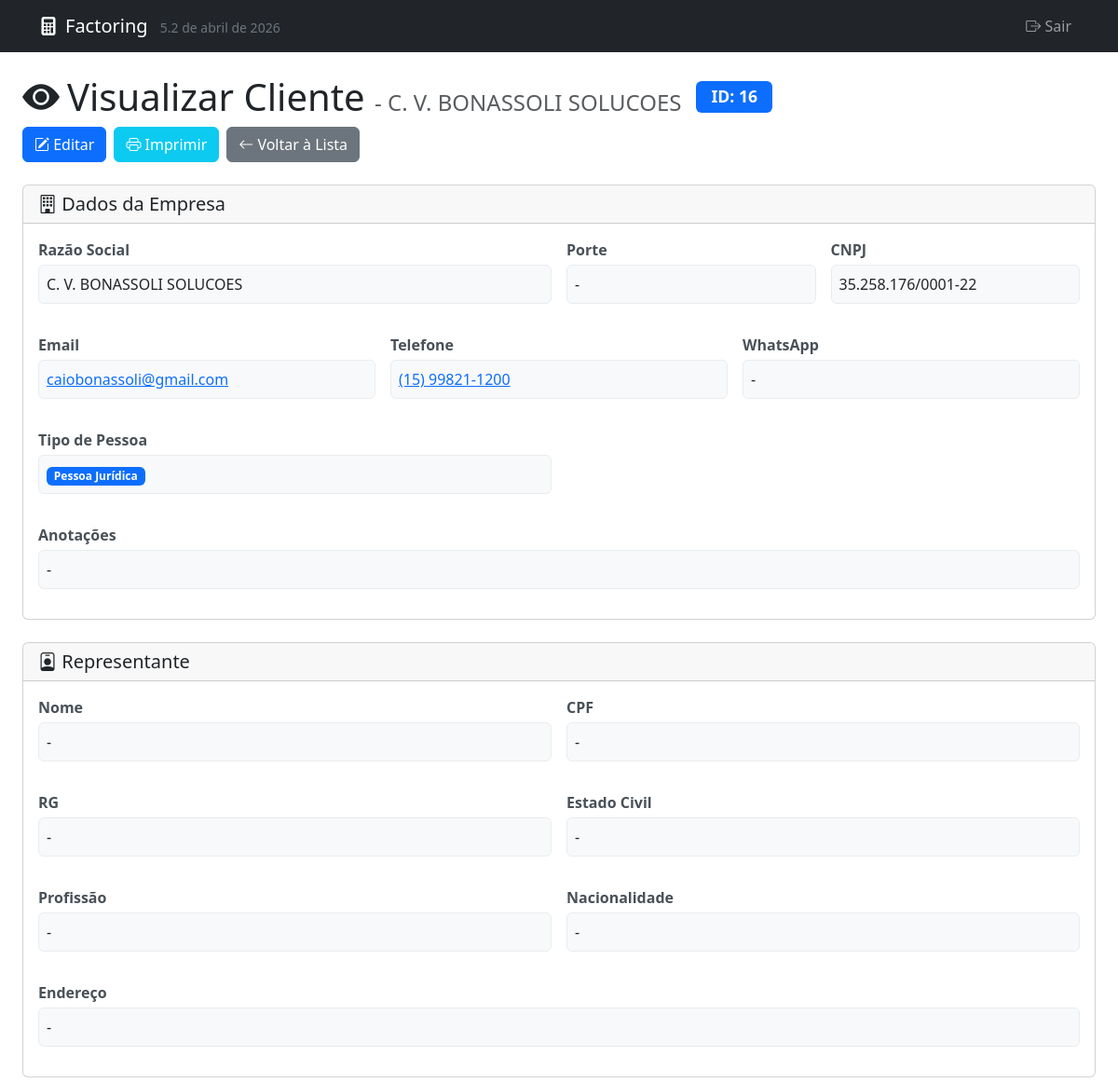
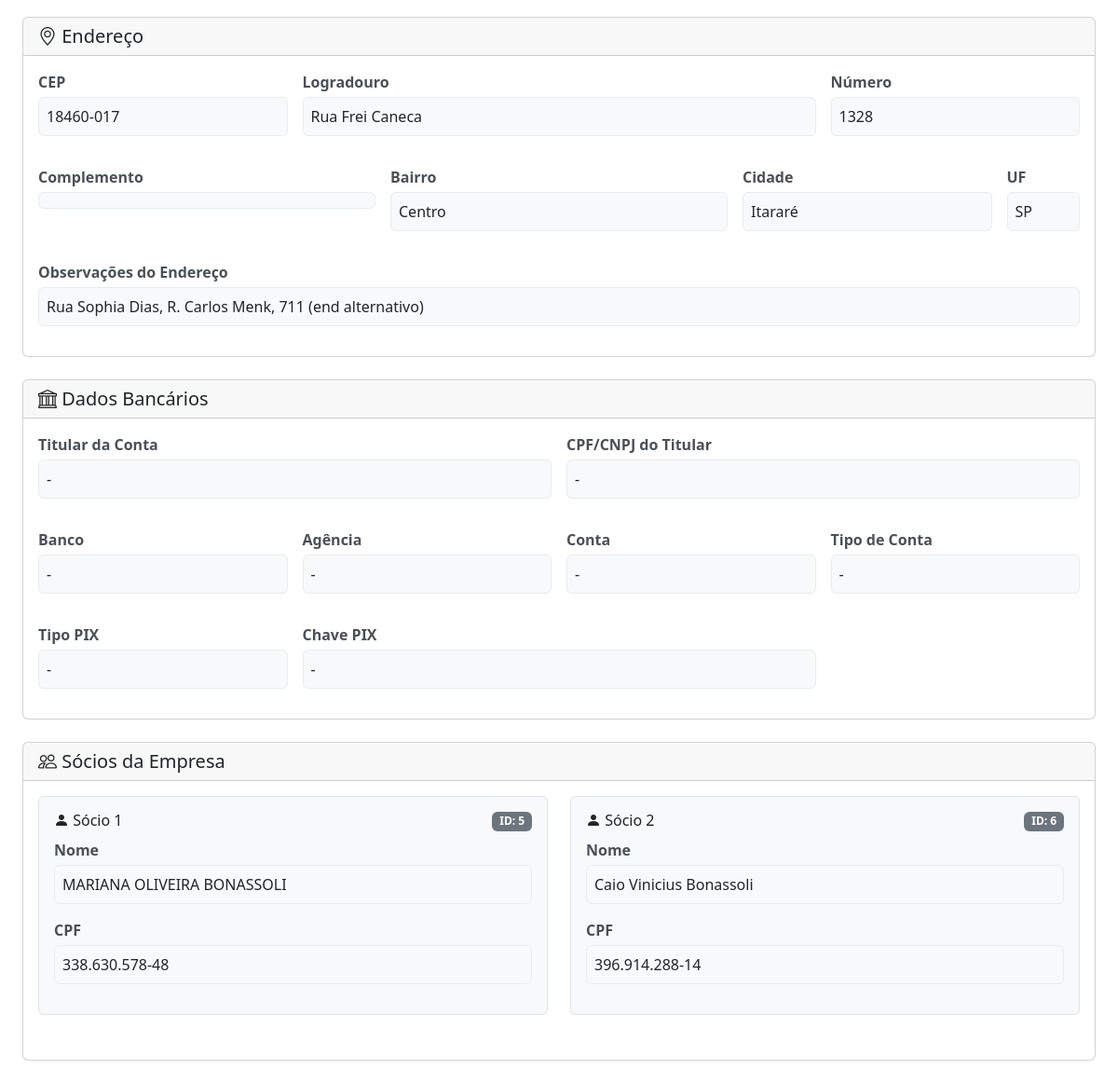
Page /visualizar_cliente.php?id=16 on the committed database (2 pictures, top to bottom).
### tables this page shows
CREATE TABLE `clientes` (
  `id` int(11) NOT NULL AUTO_INCREMENT,
  `nome` varchar(255) NOT NULL,
  `email` varchar(255) DEFAULT NULL,
  `telefone` varchar(50) DEFAULT NULL,
  `tipo_pessoa` enum('FISICA','JURIDICA') NOT NULL DEFAULT 'FISICA',
  `documento_principal` varchar(18) DEFAULT NULL,
  `documento_secundario` varchar(14) DEFAULT NULL,
  `cpf` varchar(14) DEFAULT NULL,
  `cnpj` varchar(18) DEFAULT NULL,
  `documento_socio` varchar(14) DEFAULT NULL,
  `empresa` varchar(255) DEFAULT NULL,
  `endereco` text DEFAULT NULL,
  `cep` varchar(10) DEFAULT NULL,
  `logradouro` varchar(255) DEFAULT NULL,
  `numero` varchar(20) DEFAULT NULL,
  `complemento` varchar(100) DEFAULT NULL,
  `bairro` varchar(100) DEFAULT NULL,
  `cidade` varchar(100) DEFAULT NULL,
  `estado` varchar(2) DEFAULT NULL,
  `data_cadastro` timestamp NOT NULL DEFAULT current_timestamp(),
  PRIMARY KEY (`id`),
  UNIQUE KEY `cpf` (`cpf`),
  UNIQUE KEY `cnpj` (`cnpj`),
  UNIQUE KEY `documento_principal` (`documento_principal`),
  KEY `idx_nome` (`nome`),
  KEY `idx_empresa` (`empresa`)
);

CREATE TABLE `clientes_socios` (
  `id` int(11) NOT NULL AUTO_INCREMENT,
  `cliente_id` int(11) DEFAULT NULL,
  `nome` varchar(255) NOT NULL,
  `cpf` varchar(14) NOT NULL,
  `data_cadastro` timestamp NULL DEFAULT current_timestamp(),
  PRIMARY KEY (`id`),
  KEY `idx_sacado_id` (`cliente_id`),
  KEY `idx_cpf` (`cpf`),
  CONSTRAINT `fk_clientes_socios_cliente` FOREIGN KEY (`cliente_id`) REFERENCES `clientes` (`id`) ON DELETE CASCADE
);

### visualizar_cliente.php (the view, shortened to what the rows shown need)
<?php
require_once 'db_connection.php';
$pageTitle = "Visualizar Cliente";
$cliente = null;
$socios = [];
$clienteId = (int)$_GET['id'];
try {
    $stmt = $pdo->prepare("SELECT * FROM clientes WHERE id = :id");
    $stmt->bindParam(':id', $clienteId, PDO::PARAM_INT);
    $stmt->execute();
    $cliente = $stmt->fetch(PDO::FETCH_ASSOC);
    $stmt_socios = $pdo->prepare("SELECT * FROM clientes_socios WHERE cliente_id = :cliente_id ORDER BY id");
    $stmt_socios->bindParam(':cliente_id', $clienteId, PDO::PARAM_INT);
    $stmt_socios->execute();
    $socios = $stmt_socios->fetchAll(PDO::FETCH_ASSOC);
} catch (PDOException $e) {
    die("Erro ao buscar dados do cliente: " . $e->getMessage());
}
function formatDocumento($documento) {
    $docLimpo = preg_replace('/\D/', '', $documento);
    if (empty($docLimpo)) {
        return '-';
    }
    if (strlen($docLimpo) === 11) {
        return substr($docLimpo, 0, 3) . '.' .
               substr($docLimpo, 3, 3) . '.' .
               substr($docLimpo, 6, 3) . '-' .
               substr($docLimpo, 9, 2);
    } elseif (strlen($docLimpo) === 14) {
        return substr($docLimpo, 0, 2) . '.' .
               substr($docLimpo, 2, 3) . '.' .
               substr($docLimpo, 5, 3) . '/' .
               substr($docLimpo, 8, 4) . '-' .
               substr($docLimpo, 12, 2);
    }
    return htmlspecialchars($documento);
}
function formatTelefone($telefone) {
    $tel = preg_replace('/\D/', '', $telefone);
    if (strlen($tel) == 11) {
        return '(' . substr($tel, 0, 2) . ') ' . substr($tel, 2, 5) . '-' . substr($tel, 7, 4);
    } elseif (strlen($tel) == 10) {
        return '(' . substr($tel, 0, 2) . ') ' . substr($tel, 2, 4) . '-' . substr($tel, 6, 4);
    }
    return $telefone;
}
function formatCEP($cep) {
    $cepLimpo = preg_replace('/\D/', '', $cep);
    if (strlen($cepLimpo) == 8) {
        return substr($cepLimpo, 0, 5) . '-' . substr($cepLimpo, 5, 3);
    }
    return $cep;
}
function formatTextoMultilinhaOuPadrao($valor, $padrao = '-') {
    return !empty($valor) ? nl2br(htmlspecialchars($valor)) : $padrao;
}
$labelNomeEmpresa = 'Razão Social';
?>
<!DOCTYPE html>
<html lang="pt-BR">
<head>
    <link href="https://cdn.jsdelivr.net/npm/bootstrap@5.3.3/dist/css/bootstrap.min.css" rel="stylesheet">
    <link rel="stylesheet" href="https://cdn.jsdelivr.net/npm/bootstrap-icons@1.11.3/font/bootstrap-icons.min.css">
</head>
<body>
    <div class="container-fluid px-3 px-md-4 mt-4">
        <div class="d-flex justify-content-between align-items-center mb-4 flex-wrap gap-2">
            <div class="d-flex align-items-center gap-3">
                <h1 class="mb-0">
                    <i class="bi bi-eye-fill me-2"></i><?php echo htmlspecialchars($pageTitle); ?>
                    <?php if (!empty($cliente['empresa'])): ?>
                        <small class="text-muted fs-4">- <?php echo htmlspecialchars($cliente['empresa']); ?></small>
                    <?php endif; ?>
                </h1>
                <span class="badge bg-primary badge-id">ID: <?php echo $cliente['id']; ?></span>
            </div>
        </div>
        <div class="card mb-4">
            <div class="card-body">
                <div class="row g-3">
                    <div class="col-md-6">
                        <div class="info-label"><?php echo htmlspecialchars($labelNomeEmpresa); ?></div>
                        <div class="info-value"><?php echo htmlspecialchars($cliente['empresa'] ?? '-'); ?></div>
                    </div>
                    <div class="col-md-3">
                        <div class="info-label">CNPJ</div>
                        <div class="info-value"><?php echo formatDocumento($cliente['documento_principal'] ?? ''); ?></div>
                    </div>
                    <div class="col-md-4">
                        <div class="info-value">
                            <?php if (!empty($cliente['email'])): ?>
                                <a href="mailto:<?php echo htmlspecialchars($cliente['email']); ?>"><?php echo htmlspecialchars($cliente['email']); ?></a>
                            <?php else: ?>
                                -
                            <?php endif; ?>
                        </div>
                    </div>
                    <div class="col-md-4">
                        <div class="info-value">
                            <?php if (!empty($cliente['telefone'])): ?>
                                <a href="tel:<?php echo preg_replace('/\D/', '', $cliente['telefone']); ?>"><?php echo formatTelefone($cliente['telefone']); ?></a>
                            <?php else: ?>
                                -
                            <?php endif; ?>
                        </div>
                    </div>
                </div>
            </div>
        </div>
        <div class="card mb-4">
            <div class="card-body">
                <div class="row g-3">
                    <div class="col-md-3">
                        <div class="info-label">CEP</div>
                        <div class="info-value"><?php echo formatCEP($cliente['cep'] ?? ''); ?></div>
                    </div>
                    <div class="col-md-6">
                        <div class="info-label">Logradouro</div>
                        <div class="info-value"><?php echo htmlspecialchars($cliente['logradouro'] ?? '-'); ?></div>
                    </div>
                    <div class="col-md-3">
                        <div class="info-label">Número</div>
                        <div class="info-value"><?php echo htmlspecialchars($cliente['numero'] ?? '-'); ?></div>
                    </div>
                    <div class="col-md-4">
                        <div class="info-label">Bairro</div>
                        <div class="info-value"><?php echo htmlspecialchars($cliente['bairro'] ?? '-'); ?></div>
                    </div>
                    <div class="col-md-3">
                        <div class="info-label">Cidade</div>
                        <div class="info-value"><?php echo htmlspecialchars($cliente['cidade'] ?? '-'); ?></div>
                    </div>
                    <div class="col-md-1">
                        <div class="info-label">UF</div>
                        <div class="info-value"><?php echo htmlspecialchars($cliente['estado'] ?? '-'); ?></div>
                    </div>
                    <div class="col-12">
                        <div class="info-label">Observações do Endereço</div>
                        <div class="info-value"><?php echo formatTextoMultilinhaOuPadrao($cliente['endereco'] ?? ''); ?></div>
                    </div>
                </div>
            </div>
        </div>
        <div class="card mb-4">
            <div class="card-body">
                <?php if (!empty($socios)): ?>
                    <div class="row">
                        <?php foreach ($socios as $index => $socio): ?>
                            <div class="col-md-6 mb-3">
                                <div class="socio-item">
                                    <div class="d-flex justify-content-between align-items-start mb-2">
                                        <h6 class="mb-0"><i class="bi bi-person-fill"></i> Sócio <?php echo $index + 1; ?></h6>
                                        <span class="badge bg-secondary">ID: <?php echo $socio['id']; ?></span>
                                    </div>
                                    <div class="info-label">Nome</div>
                                    <div class="info-value"><?php echo htmlspecialchars($socio['nome']); ?></div>
                                    <div class="info-label">CPF</div>
                                    <div class="info-value"><?php echo formatDocumento($socio['cpf']); ?></div>
                                </div>
                            </div>
                        <?php endforeach; ?>
                    </div>
                <?php else: ?>
                    <div class="text-muted text-center py-3">
                        <i class="bi bi-info-circle"></i> Nenhum sócio cadastrado para esta empresa.
                    </div>
                <?php endif; ?>
            </div>
        </div>
    </div>
</body>
</html>

### rows in the picture
clientes: empresa "C. V. BONASSOLI SOLUCOES", id "16", documento_principal "35.258.176/0001-22", email "caiobonassoli@gmail.com", telefone "(15) 99821-1200", cep "18460-017", logradouro "Rua Frei Caneca", numero "1328", bairro "Centro", cidade "Itararé", estado "SP", endereco "Rua Sophia Dias, R. Carlos Menk, 711 (end alternativo)"
clientes_socios: id "5", nome "MARIANA OLIVEIRA BONASSOLI", cpf "338.630.578-48"
clientes_socios: id "6", nome "Caio Vinicius Bonassoli", cpf "396.914.288-14"

### other values in the picture
$menuAppName "Factoring"
$menuAppVersion "5.2 de abril de 2026"
$pageTitle "Visualizar Cliente"
$tituloDadosPrincipais "Dados da Empresa"
$labelNomeEmpresa "Razão Social"
formatTextoMultilinhaOuPadrao($cliente['anotacoes'] ?? '') "-"
formatValorOuPadrao($cliente['representante_nome'] ?? '') "-"
formatValorOuPadrao($cliente['representante_rg'] ?? '') "-"
formatValorOuPadrao($cliente['representante_estado_civil'] ?? '') "-"
formatValorOuPadrao($cliente['representante_profissao'] ?? '') "-"
formatValorOuPadrao($cliente['representante_nacionalidade'] ?? '') "-"
formatValorOuPadrao($cliente['conta_titular'] ?? '') "-"
formatDocumento($cliente['conta_documento'] ?? '') "-"
formatValorOuPadrao($cliente['conta_banco'] ?? '') "-"
formatValorOuPadrao($cliente['conta_agencia'] ?? '') "-"
